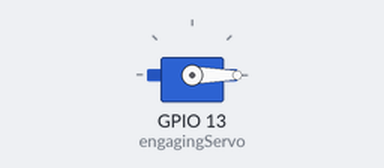
Simulated run of this sketch. Board: ESP32. On the bench: servo.

Above: at 0.05 s.
At 2.25 s:
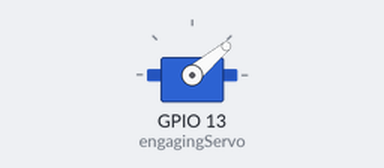
At 4.5 s:
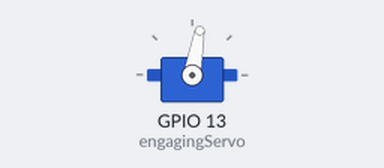
At 9.0 s:
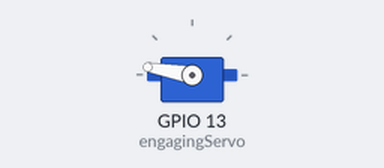
Timing chart, 0 to 11.7 s (numbered marks = the images above):
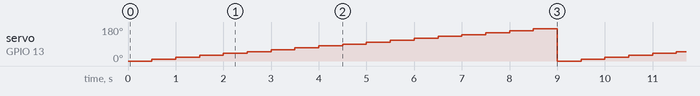

Measured:
- by itself, servo on GPIO 13 (engagingServo): repeats every 9.0 s: 20° 0.50 s, 30° 0.50 s, 40° 0.50 s, 50° 0.50 s, 60° 0.50 s, 70° 0.50 s, 80° 0.50 s, 90° 0.50 s, 100° 0.50 s, 110° 0.50 s, 120° 0.50 s, 130° 0.50 s, 140° 0.50 s, 150° 0.50 s, 160° 0.50 s, 170° 0.50 s, 0° 0.50 s, 10° 0.50 s

The sketch:

esp_test5_servo.ino
```cpp
#include <ESP32Servo.h>

Servo engagingServo;
int angle = 0;

void setup() {
    Serial.begin(115200);
    pinMode(13,OUTPUT);
    engagingServo.setPeriodHertz(50);    // standard servo frequency
    engagingServo.attach(13, 500, 2500); // pulse range in microseconds
}

void loop() {
    if (angle >= 180) {
        angle = 0;
    }
    engagingServo.write(angle);
    angle += 10;
    delay(500);
}
```
